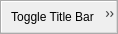
<?xml version="1.0" encoding="UTF-8"?>
<ui version="4.0">
 <class>FiAKErToolBar</class>
 <widget class="QToolBar" name="FiAKErToolBar">
  <property name="geometry">
   <rect>
    <x>0</x>
    <y>0</y>
    <width>66</width>
    <height>34</height>
   </rect>
  </property>
  <property name="windowTitle">
   <string>FiAKErToolBar</string>
  </property>
  <action name="action_ToggleTitleBar">
   <property name="icon">
    <iconset resource="../../core/open_iA.qrc">
     <normaloff>:/images/toggle_titleBar.png</normaloff>:/images/toggle_titleBar.png</iconset>
   </property>
   <property name="text">
    <string>Toggle Title Bar</string>
   </property>
  </action>
  <action name="action_ToggleSettings">
   <property name="icon">
    <iconset resource="../../core/open_iA.qrc">
     <normaloff>:/images/settings.png</normaloff>:/images/settings.png</iconset>
   </property>
   <property name="text">
    <string>Toggle Settings</string>
   </property>
  </action>
  <addaction name="action_ToggleTitleBar"/>
  <addaction name="action_ToggleSettings"/>
 </widget>
 <resources>
  <include location="../../core/open_iA.qrc"/>
 </resources>
 <connections/>
</ui>
